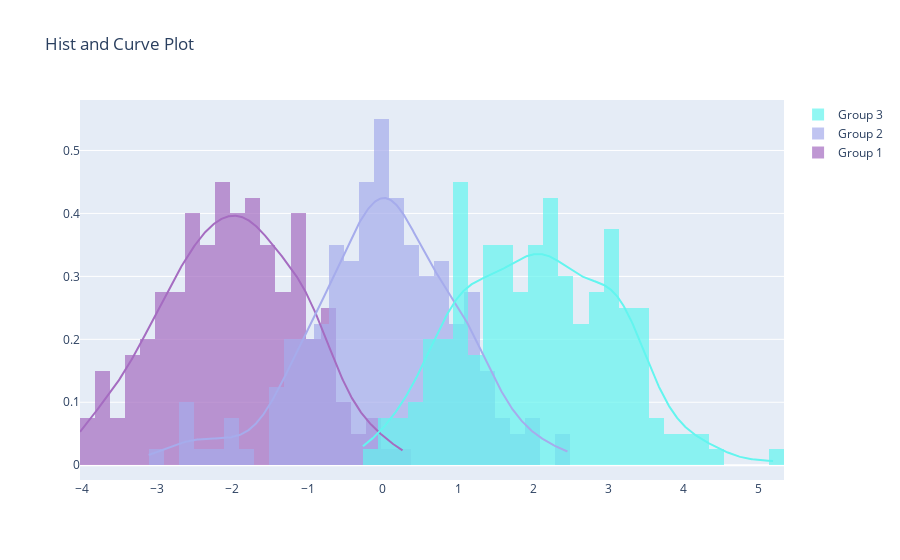

Write notebook code for a chart like this one.
### Code cell
import plotly.figure_factory as ff
import numpy as np

x1 = np.random.randn(200) - 2
x2 = np.random.randn(200)
x3 = np.random.randn(200) + 2

hist_data = [x1, x2, x3]

group_labels = ['Group 1', 'Group 2', 'Group 3']
colors = ['#A56CC1', '#A6ACEC', '#63F5EF']

# Create distplot with curve_type set to 'normal'
fig = ff.create_distplot(hist_data, group_labels, colors=colors,
                         bin_size=.2, show_rug=False)

# Add title
fig.update_layout(title_text='Hist and Curve Plot')
fig.show()

### Figure 1 — Plotly figure (JSON) as saved in the notebook; plotly's stock layout.template omitted (floating-point values rounded to 4 significant figures; data arrays with more than 128 entries replaced by an {"elided": "..."} marker saying what was removed)
{"data": [{"autobinx": false, "histnorm": "probability density", "legendgroup": "Group 1", "marker": {"color": "#A56CC1"}, "name": "Group 1", "opacity": 0.7, "type": "histogram", "x": {"elided": "200 float values"}, "xaxis": "x", "xbins": {"end": 0.2703, "size": 0.2, "start": -4.028}, "yaxis": "y"}, {"autobinx": false, "histnorm": "probability density", "legendgroup": "Group 2", "marker": {"color": "#A6ACEC"}, "name": "Group 2", "opacity": 0.7, "type": "histogram", "x": {"elided": "200 float values"}, "xaxis": "x", "xbins": {"end": 2.466, "size": 0.2, "start": -3.114}, "yaxis": "y"}, {"autobinx": false, "histnorm": "probability density", "legendgroup": "Group 3", "marker": {"color": "#63F5EF"}, "name": "Group 3", "opacity": 0.7, "type": "histogram", "x": {"elided": "200 float values"}, "xaxis": "x", "xbins": {"end": 5.202, "size": 0.2, "start": -0.2644}, "yaxis": "y"}, {"legendgroup": "Group 1", "marker": {"color": "#A56CC1"}, "mode": "lines", "name": "Group 1", "showlegend": false, "type": "scatter", "x": {"elided": "500 float values"}, "xaxis": "x", "y": {"elided": "500 float values"}, "yaxis": "y"}, {"legendgroup": "Group 2", "marker": {"color": "#A6ACEC"}, "mode": "lines", "name": "Group 2", "showlegend": false, "type": "scatter", "x": {"elided": "500 float values"}, "xaxis": "x", "y": {"elided": "500 float values"}, "yaxis": "y"}, {"legendgroup": "Group 3", "marker": {"color": "#63F5EF"}, "mode": "lines", "name": "Group 3", "showlegend": false, "type": "scatter", "x": {"elided": "500 float values"}, "xaxis": "x", "y": {"elided": "500 float values"}, "yaxis": "y"}], "layout": {"barmode": "overlay", "hovermode": "closest", "legend": {"traceorder": "reversed"}, "title": {"text": "Hist and Curve Plot"}, "xaxis": {"anchor": "y2", "domain": [0, 1], "zeroline": false}, "yaxis": {"anchor": "free", "domain": [0, 1], "position": 0}}}
